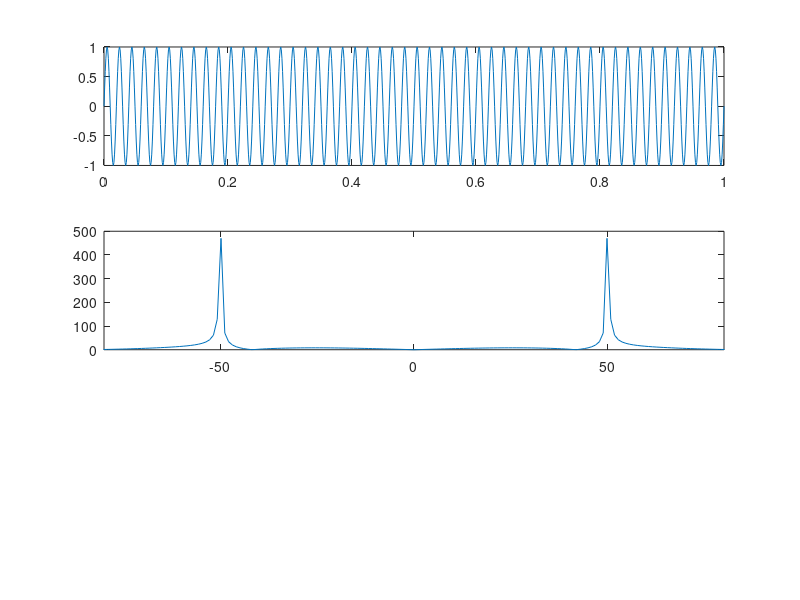
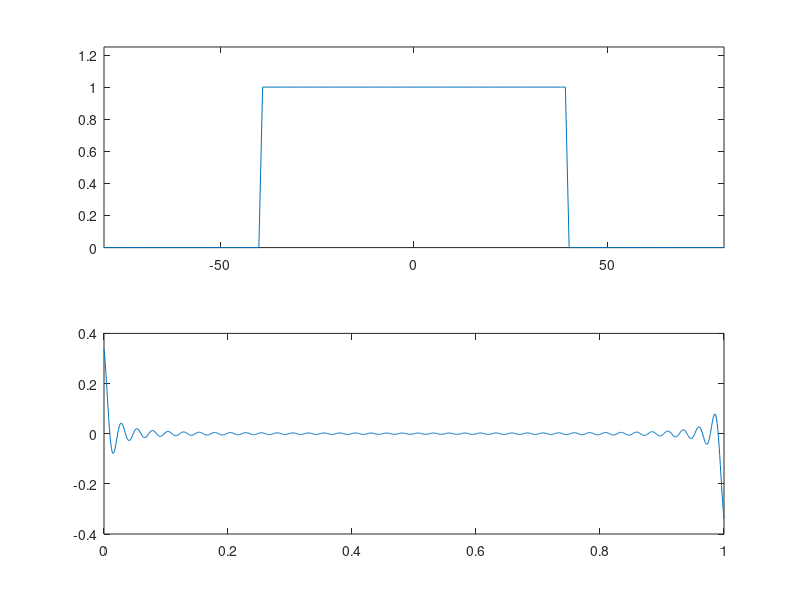

The MATLAB script that drew these images, in order:
close all
clear
clc

fs=1000;
n=0:1/fs:1;
x=(sin(2*pi*50*n))/(1);
figure
subplot(3,1,1)
plot(n,x)

N=2^nextpow2(length(x));
m=(-N/2):(N/2)-1;
w=2*pi*m*fs/N;
X=x*exp(-1i*n'*w);
subplot(3,1,2)
plot (w/(2*pi),abs(X))
xlim([-80 80])

filterku=w/(2*pi)>-40 & w/(2*pi)<40;
figure
subplot(2,1,1)
plot(w/(2*pi), filterku)
xlim([-80 80])
ylim ([0 1.25])
ynew=(1/N)*(X.*filterku)*exp(1i*w'*n);
ynew=real(ynew);
subplot(2,1,2)
plot(n,ynew)
